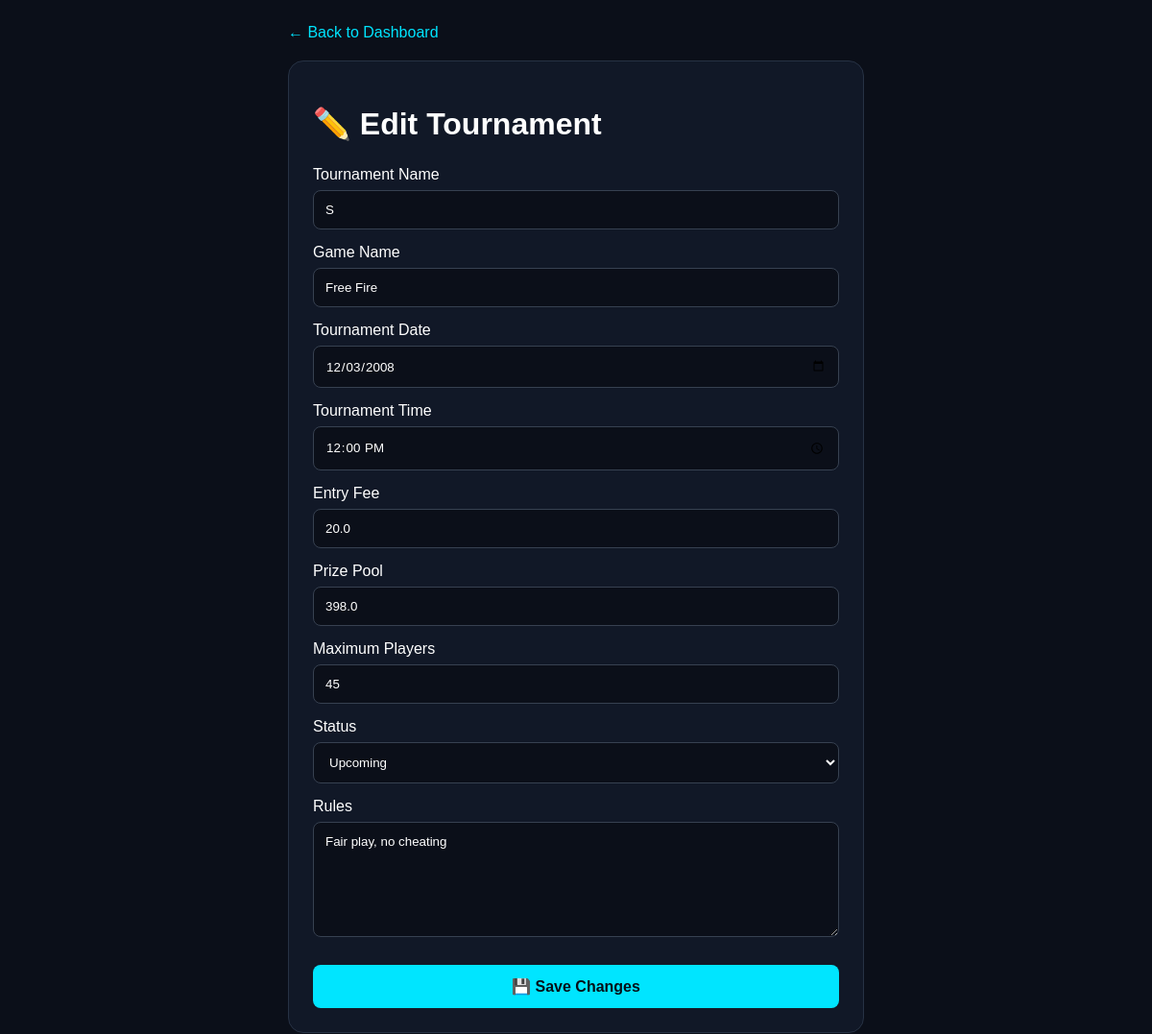
Screenshot of /admin/tournament/1/edit (signed in) with the database file from the repository.
### tables this page shows
CREATE TABLE tournaments (
            id INTEGER PRIMARY KEY AUTOINCREMENT,
            name TEXT NOT NULL,
            game_name TEXT NOT NULL,
            tournament_date TEXT NOT NULL,
            tournament_time TEXT NOT NULL,
            entry_fee REAL DEFAULT 0,
            prize_pool REAL DEFAULT 0,
            max_players INTEGER,
            rules TEXT,
            room_id TEXT,
            room_password TEXT,
            room_visible_at TEXT,
            status TEXT DEFAULT 'upcoming',
            created_at TIMESTAMP DEFAULT CURRENT_TIMESTAMP
        );

### app.py (the view, shortened to what this page needs)
@app.route(
    "/admin/tournament/<int:tournament_id>/edit",
    methods=["GET", "POST"]
)
def edit_tournament(tournament_id):
    if not session.get("admin_logged_in"):
        return redirect("/admin/login")
    connection = get_connection()
    tournament = connection.execute(
        "SELECT * FROM tournaments WHERE id = ?",
        (tournament_id,)
    ).fetchone()
    if tournament is None:
        connection.close()
        return "Tournament not found", 404
    connection.close()
    return render_template(
        "edit_tournament.html",
        tournament=tournament
    )

### database.py (called while the page is built)
def get_connection():
    connection = sqlite3.connect(DATABASE)
    connection.row_factory = sqlite3.Row
    return connection

### templates/edit_tournament.html (shortened to what this page needs)
<!DOCTYPE html>
<html lang="en">
<head>
</head>
<body>
<div class="container">
    <a
        href="/admin"
        class="back"
    >
        ← Back to Dashboard
    </a>
    <div class="card">
        <h1>
            ✏️ Edit Tournament
        </h1>
        <form method="POST">
            <label>
                Tournament Name
            </label>
            <input
                type="text"
                name="name"
                value="{{ tournament['name'] }}"
                required
            >
            <label>
                Game Name
            </label>
            <input
                type="text"
                name="game_name"
                value="{{ tournament['game_name'] }}"
                required
            >
            <label>
                Tournament Date
            </label>
            <input
                type="date"
                name="tournament_date"
                value="{{ tournament['tournament_date'] }}"
                required
            >
            <label>
                Tournament Time
            </label>
            <input
                type="time"
                name="tournament_time"
                value="{{ tournament['tournament_time'] }}"
                required
            >
            <label>
                Entry Fee
            </label>
            <input
                type="number"
                name="entry_fee"
                value="{{ tournament['entry_fee'] }}"
                min="0"
                step="0.01"
                required
            >
            <label>
                Prize Pool
            </label>
            <input
                type="number"
                name="prize_pool"
                value="{{ tournament['prize_pool'] }}"
                min="0"
                step="0.01"
                required
            >
            <label>
                Maximum Players
            </label>
            <input
                type="number"
                name="max_players"
                value="{{ tournament['max_players'] }}"
                min="1"
                required
            >
            <label>
                Status
            </label>
            <select name="status">
                <option
                    value="upcoming"
                    {% if tournament['status'] == 'upcoming' %}selected{% endif %}
                >
                    Upcoming
                </option>
            </select>
            <label>
                Rules
            </label>
            <textarea
                name="rules"
            >{{ tournament['rules'] or '' }}</textarea>
            <button type="submit">
                💾 Save Changes
            </button>
        </form>
    </div>
</div>
</body>
</html>

### templates/edit_tournament.html (style rules this page uses)
* { box-sizing: border-box; font-family: Arial, sans-serif; }
body { margin: 0; padding: 25px 15px; background: #0b0f19; color: white; }
.container { max-width: 600px; margin: auto; }
.card { background: #111827; border: 1px solid #273244; border-radius: 16px; padding: 25px; }
h1 { margin-bottom: 25px; }
label { display: block; margin-top: 15px; margin-bottom: 7px; }
input, textarea, select { width: 100%; padding: 12px; border-radius: 8px; border: 1px solid #374151; background: #0b0f19; color: white; outline: none; }
textarea { min-height: 120px; resize: vertical; }
button { width: 100%; margin-top: 25px; padding: 13px; border: none; border-radius: 8px; background: #00e5ff; color: #061018; font-size: 16px; font-weight: bold; cursor: pointer; }
.back { display: inline-block; margin-bottom: 20px; color: #00e5ff; text-decoration: none; }

### rows the page displays
tournaments: name "S", game_name "Free Fire", tournament_date "12/03/2008", tournament_time "12:00", entry_fee "20.0", prize_pool "398.0", max_players "45", status "Upcoming", rules "Fair play, no cheating"
